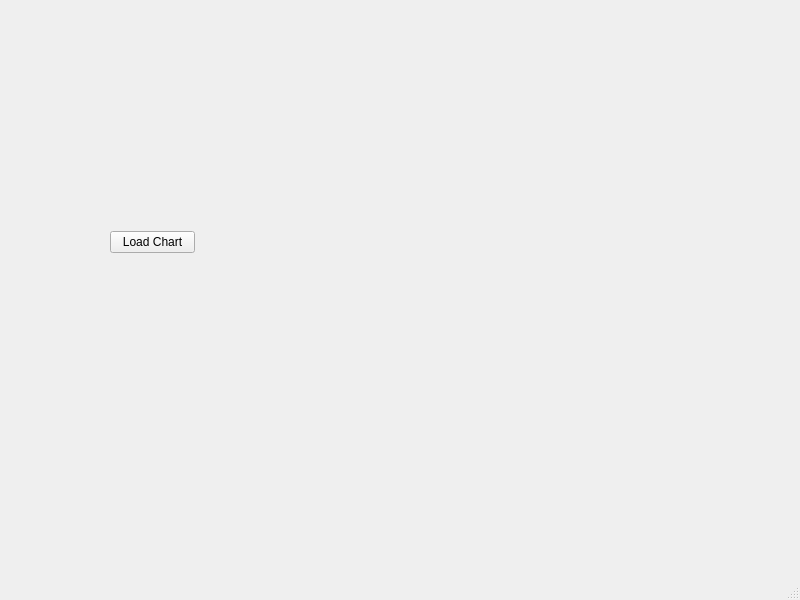
<?xml version="1.0" encoding="UTF-8"?>
<ui version="4.0">
 <class>MainWindow</class>
 <widget class="QMainWindow" name="MainWindow">
  <property name="geometry">
   <rect>
    <x>0</x>
    <y>0</y>
    <width>800</width>
    <height>600</height>
   </rect>
  </property>
  <property name="windowTitle">
   <string>MainWindow</string>
  </property>
  <widget class="QWidget" name="centralwidget">
   <widget class="QWidget" name="">
    <property name="geometry">
     <rect>
      <x>110</x>
      <y>210</y>
      <width>85</width>
      <height>43</height>
     </rect>
    </property>
    <layout class="QVBoxLayout" name="verticalLayout">
     <item>
      <widget class="QWidget" name="widgetChart" native="true"/>
     </item>
     <item>
      <widget class="QPushButton" name="btnLoadData">
       <property name="text">
        <string>Load Chart</string>
       </property>
      </widget>
     </item>
    </layout>
   </widget>
  </widget>
  <widget class="QMenuBar" name="menubar">
   <property name="geometry">
    <rect>
     <x>0</x>
     <y>0</y>
     <width>800</width>
     <height>22</height>
    </rect>
   </property>
  </widget>
  <widget class="QStatusBar" name="statusbar"/>
 </widget>
 <resources/>
 <connections/>
</ui>
